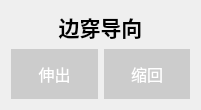
  <widget class="QWidget" name="layoutWidget_6">
   <property name="geometry">
    <rect>
     <x>20</x>
     <y>530</y>
     <width>201</width>
     <height>87</height>
    </rect>
   </property>
   <layout class="QGridLayout" name="gridLayout_6">
    <item row="0" column="0">
     <widget class="QLabel" name="label_24">
      <property name="font">
       <font>
        <pointsize>16</pointsize>
        <bold>true</bold>
       </font>
      </property>
      <property name="text">
       <string>边穿导向</string>
      </property>
      <property name="alignment">
       <set>Qt::AlignmentFlag::AlignCenter</set>
      </property>
     </widget>
    </item>
    <item row="1" column="0">
     <layout class="QHBoxLayout" name="horizontalLayout_18">
      <item>
       <widget class="QPushButton" name="pushButton_32">
        <property name="minimumSize">
         <size>
          <width>50</width>
          <height>50</height>
         </size>
        </property>
        <property name="font">
         <font>
          <pointsize>12</pointsize>
         </font>
        </property>
        <property name="styleSheet">
         <string notr="true">QPushButton {
    background-color: #cccccc;  /* 标准灰色，也可改用具体色值如#888888（深灰）、#cccccc（浅灰） */
    color: white;            /* 按钮文字颜色（可选，搭配灰色更清晰） */
    border: none;            /* 取消默认边框（可选） */
}
/* 可选：悬停时保持灰色（仅微调深浅） */
QPushButton:hover {
    background-color: #777777;
}
/* 可选：点击时保持灰色 */
QPushButton:pressed {
    background-color: #666666;
}</string>
        </property>
        <property name="text">
         <string>伸出</string>
        </property>
       </widget>
      </item>
      <item>
       <widget class="QPushButton" name="pushButton_33">
        <property name="minimumSize">
         <size>
          <width>50</width>
          <height>50</height>
         </size>
        </property>
        <property name="font">
         <font>
          <pointsize>12</pointsize>
         </font>
        </property>
        <property name="styleSheet">
         <string notr="true">QPushButton {
    background-color: #cccccc;  /* 标准灰色，也可改用具体色值如#888888（深灰）、#cccccc（浅灰） */
    color: white;            /* 按钮文字颜色（可选，搭配灰色更清晰） */
    border: none;            /* 取消默认边框（可选） */
}
/* 可选：悬停时保持灰色（仅微调深浅） */
QPushButton:hover {
    background-color: #777777;
}
/* 可选：点击时保持灰色 */
QPushButton:pressed {
    background-color: #666666;
}</string>
        </property>
        <property name="text">
         <string>缩回</string>
        </property>
       </widget>
      </item>
     </layout>
    </item>
   </layout>
  </widget>
